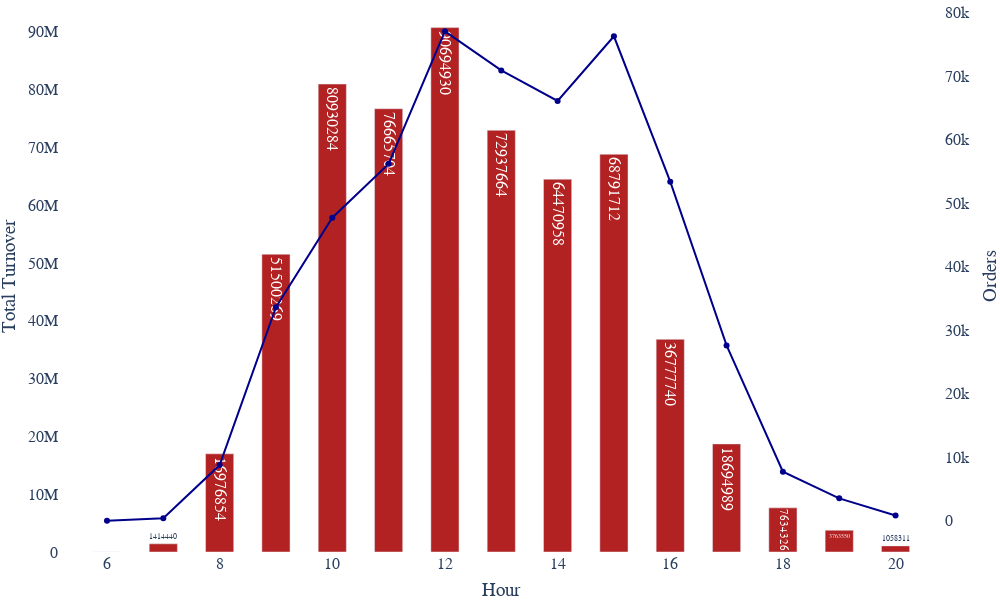

Source (notebook cell):
### Code cell
fig_combi2 = make_subplots(specs=[[{"secondary_y": True}]])

fig_combi2.add_trace(
    go.Scatter(
        x= df['HOUR(InvoiceDate)'], 
        y=df.orders,
        marker_color = 'darkblue',
        ),
        secondary_y=True,
    )

fig_combi2.add_trace(
    go.Bar(
        x= df['HOUR(InvoiceDate)'], 
        y=df.sales_per_hour,
        marker_color='firebrick', 
    text = df.sales_per_hour,
    textposition = 'auto',
    width = 0.5,),
    secondary_y=False,
    )
fig_combi2.update_xaxes(
     title_text = 'Hour')
fig_combi2.update_yaxes(title_text="Total Turnover", secondary_y=False)
fig_combi2.update_yaxes(title_text="Orders", secondary_y=True)
fig_combi2.update_layout(
    plot_bgcolor='rgba(0,0,0,0)',
    width=1000,
    height=600,
    margin={"r":0,"t":0,"l":0,"b":0},
    font_family = "Switzerland",
    font_size=16,
    showlegend = False
    # legend_title_text='Order Size',
    # legend=dict(
    #     yanchor="top",
    #     y=0.95,
    #     xanchor="left",
    #     x=0.05)
    )

fig_combi2.show()

### Figure 1 — Plotly figure (JSON) as saved in the notebook; plotly's stock layout.template omitted (floating-point values rounded to 4 significant figures)
{"data": [{"marker": {"color": "darkblue"}, "type": "scatter", "x": [6, 7, 8, 9, 10, 11, 12, 13, 14, 15, 16, 17, 18, 19, 20], "xaxis": "x", "y": [1, 376, 8751, 33631, 47714, 56203, 77078, 70922, 66123, 76302, 53393, 27609, 7720, 3515, 802], "yaxis": "y2"}, {"marker": {"color": "firebrick"}, "text": [279, 1414440, 16976854, 51500269, 80930284, 76665704, 90694930, 72937664, 64470958, 68791712, 36777740, 18694989, 7634326, 3763550, 1058311], "textposition": "auto", "type": "bar", "width": 0.5, "x": [6, 7, 8, 9, 10, 11, 12, 13, 14, 15, 16, 17, 18, 19, 20], "xaxis": "x", "y": [279, 1414440, 16976854, 51500269, 80930284, 76665704, 90694930, 72937664, 64470958, 68791712, 36777740, 18694989, 7634326, 3763550, 1058311], "yaxis": "y"}], "layout": {"font": {"family": "Switzerland", "size": 16}, "height": 600, "margin": {"b": 0, "l": 0, "r": 0, "t": 0}, "plot_bgcolor": "rgba(0,0,0,0)", "showlegend": false, "width": 1000, "xaxis": {"anchor": "y", "domain": [0, 0.94], "title": {"text": "Hour"}}, "yaxis": {"anchor": "x", "domain": [0, 1], "title": {"text": "Total Turnover"}}, "yaxis2": {"anchor": "x", "overlaying": "y", "side": "right", "title": {"text": "Orders"}}}}
